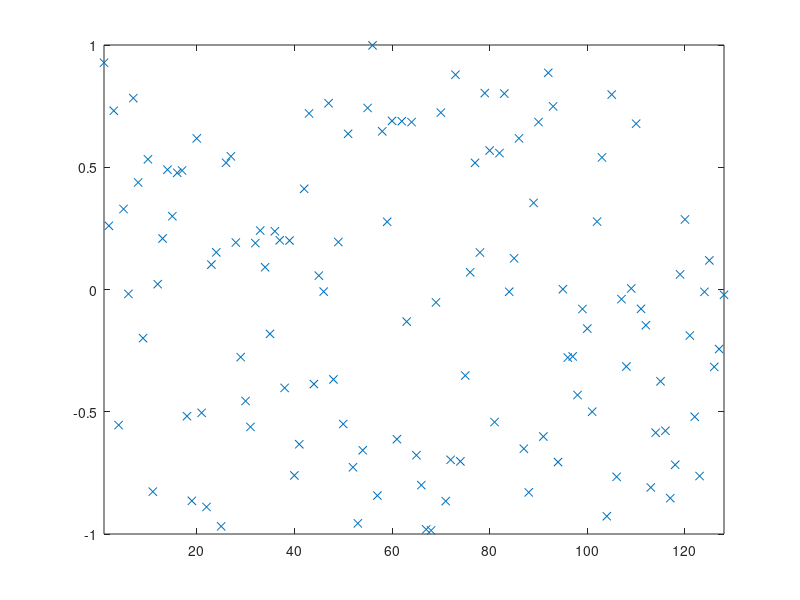

MATLAB code for this plot: (Note: this script raises an error after producing the figure.)
% script <a href="matlab:RC_BitonicSortTest">RC_BitonicSortTest</a>
% Test <a href="matlab:help RC_BitonicSort">RC_BitonicSort</a> on a random set of data.
% See <a href="matlab:RCweb">Numerical Renaissance: simulation, optimization, & control</a>, Section 7.2.1.
% Part of <a href="matlab:help RCC">Numerical Renaissance Codebase 1.0</a>, <a href="matlab:help RCchap07">Chapter 7</a>; please read the <a href="matlab:help RCcopyleft">copyleft</a>.

n=2^7; D=2*rand(n,1)-1; close all, plot(D(:,1),'x'), axis([1 n -1 1]), pause(0.5)
[D,index]=RC_BitonicSort(D,1,n);      plot(D(:,1),'x'), axis([1 n -1 1])

% end script RC_BitonicSortTest
